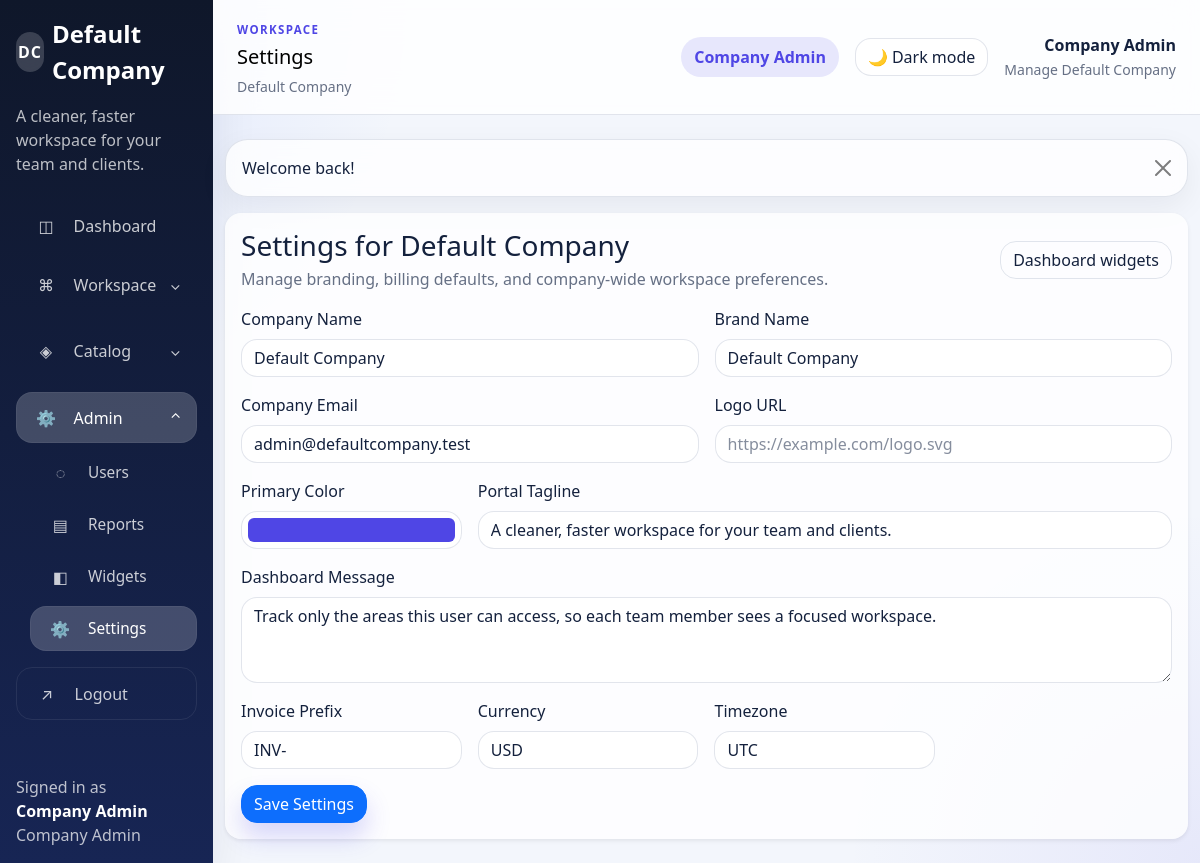
Screenshot of /modules/settings/index.php (signed in) with the database file from the repository.
### tables this page shows
CREATE TABLE companies (
    id INT UNSIGNED AUTO_INCREMENT PRIMARY KEY,
    name VARCHAR(150) NOT NULL,
    email VARCHAR(190) DEFAULT NULL,
    contact_name VARCHAR(150) DEFAULT NULL,
    phone VARCHAR(50) DEFAULT NULL,
    address_line1 VARCHAR(255) DEFAULT NULL,
    city VARCHAR(100) DEFAULT NULL,
    state VARCHAR(100) DEFAULT NULL,
    postal_code VARCHAR(30) DEFAULT NULL,
    country VARCHAR(100) DEFAULT NULL,
    status ENUM('active','inactive') NOT NULL DEFAULT 'active',
    created_at TIMESTAMP NOT NULL DEFAULT CURRENT_TIMESTAMP,
    updated_at TIMESTAMP NOT NULL DEFAULT CURRENT_TIMESTAMP ON UPDATE CURRENT_TIMESTAMP,
    UNIQUE KEY uq_companies_email (email),
    KEY idx_companies_status (status)
);

### config/database.php (called while the page is built, shortened)
<?php
function db(): PDO
{
    static $pdo = null;
    if ($pdo instanceof PDO) {
        return $pdo;
    }
    $dsn = sprintf('mysql:host=%s;dbname=%s;charset=%s', DB_HOST, DB_NAME, DB_CHARSET);
    $pdo = new PDO($dsn, DB_USER, DB_PASS, [
        PDO::ATTR_ERRMODE => PDO::ERRMODE_EXCEPTION,
        PDO::ATTR_DEFAULT_FETCH_MODE => PDO::FETCH_ASSOC,
        PDO::ATTR_EMULATE_PREPARES => false,
    ]);
    return $pdo;
}

### includes/functions.php (called while the page is built, shortened)
<?php
require_once BASE_PATH . '/config/database.php';
function h(?string $value): string
{
    return htmlspecialchars((string) $value, ENT_QUOTES, 'UTF-8');
}
function normalize_hex_color(?string $value, string $default = '#4f46e5'): string
{
    $candidate = strtoupper(trim((string) $value));
    return $candidate;
}

### includes/auth.php (called while the page is built, shortened)
<?php
require_once BASE_PATH . '/includes/functions.php';
function current_user(): ?array
{
    return $_SESSION['user'] ?? null;
}
function is_logged_in(): bool
{
    return current_user() !== null;
}
function has_role(string|array $roles): bool
{
    $user = current_user();
    $roles = (array) $roles;
    return in_array($user['role'], $roles, true);
}
function is_super_admin(): bool
{
    return has_role('super_admin');
}
function is_company_admin(): bool
{
    return has_role('company_admin');
}
function has_permission(string|array $permissions): bool
{
    if (is_super_admin() || is_company_admin()) {
        return true;
    }
    return false;
}

### modules/settings/index.php (the view, shortened to what this page needs)
<?php
require_once BASE_PATH . '/includes/auth.php';
$companyId = is_super_admin() ? request_int('company_id', current_company_id() ?? 0) : (int) current_company_id();
$stmt = db()->prepare('SELECT name FROM companies WHERE id = :id');
$stmt->execute(['id' => $companyId]);
$company = $stmt->fetch();
$defaults = [
    'company_name' => $company['name'],
    'brand_name' => $company['name'],
    'company_email' => '',
    'logo_url' => '',
    'primary_color' => '#4F46E5',
    'portal_tagline' => 'A cleaner, faster workspace for your team and clients.',
    'dashboard_message' => 'Track only the areas this user can access, so each team member sees a focused workspace.',
    'invoice_prefix' => 'INV-',
    'currency' => 'USD',
    'timezone' => 'UTC',
];
$settingStmt = db()->prepare('SELECT setting_key, setting_value FROM settings WHERE company_id = :company_id');
$settingStmt->execute(['company_id' => $companyId]);
$current = $defaults;
foreach ($settingStmt->fetchAll() as $row) {
    $current[$row['setting_key']] = $row['setting_value'];
}
require BASE_PATH . '/includes/header.php';
?>
<div class="card border-0 shadow-sm"><div class="card-body">
<div class="d-flex flex-column flex-lg-row align-items-start align-items-lg-center justify-content-between gap-3 mb-3">
<div>
<h1 class="h3 mb-1">Settings for <?= h($company['name']) ?></h1>
<p class="text-body-secondary mb-0">Manage branding, billing defaults, and company-wide workspace preferences.</p>
</div>
<?php if (has_permission('dashboard_widgets.manage')): ?><a class="btn btn-outline-secondary" href="/modules/dashboard_widgets/index.php<?= is_super_admin() ? '?company_id=' . $companyId : '' ?>">Dashboard widgets</a><?php endif; ?>
</div>
<form method="post" class="row g-3"><?= csrf_field() ?>
<div class="col-md-6"><label class="form-label">Company Name</label><input class="form-control" name="company_name" value="<?= h($current['company_name']) ?>"></div>
<div class="col-md-6"><label class="form-label">Brand Name</label><input class="form-control" name="brand_name" value="<?= h($current['brand_name']) ?>" placeholder="Shown in the sidebar and top bar"></div>
<div class="col-md-6"><label class="form-label">Company Email</label><input class="form-control" type="email" name="company_email" value="<?= h($current['company_email']) ?>"></div>
<div class="col-md-6"><label class="form-label">Logo URL</label><input class="form-control" type="url" name="logo_url" value="<?= h($current['logo_url']) ?>" placeholder="https://example.com/logo.svg"></div>
<div class="col-md-3"><label class="form-label">Primary Color</label><input class="form-control form-control-color w-100" type="color" name="primary_color" value="<?= h(normalize_hex_color($current['primary_color'])) ?>"></div>
<div class="col-md-9"><label class="form-label">Portal Tagline</label><input class="form-control" name="portal_tagline" value="<?= h($current['portal_tagline']) ?>" placeholder="Short message shown in the sidebar"></div>
<div class="col-12"><label class="form-label">Dashboard Message</label><textarea class="form-control" name="dashboard_message" rows="3" placeholder="Custom message shown on the dashboard"><?= h($current['dashboard_message']) ?></textarea></div>
<div class="col-md-3"><label class="form-label">Invoice Prefix</label><input class="form-control" name="invoice_prefix" value="<?= h($current['invoice_prefix']) ?>"></div>
<div class="col-md-3"><label class="form-label">Currency</label><input class="form-control" name="currency" value="<?= h($current['currency']) ?>"></div>
<div class="col-md-3"><label class="form-label">Timezone</label><input class="form-control" name="timezone" value="<?= h($current['timezone']) ?>"></div>
<div class="col-12"><button class="btn btn-primary">Save Settings</button></div>
</form>
</div></div>
<?php require BASE_PATH . '/includes/footer.php'; ?>

### assets/css/style.css (style rules this page uses)
:root { color-scheme: light; --portal-bg: #f3f6fc; --portal-bg-accent: rgba(76, 118, 255, 0.14); --portal-surface: rgba(255, 255, 255, 0.78); --portal-surface-strong: #ffffff; --portal-surface-muted: rgba(255, 255, 255, 0.62); --portal-surface-subtle: rgba(79, 70, 229, 0.06); --portal-border: rgba(122, 138, 170, 0.22); --portal-text: #14213d; --portal-text-muted: #667085; --portal-sidebar-bg: linear-gradient(180deg, #0f172a 0%, #172554 100%); --portal-sidebar-link: rgba(255, 255, 255, 0.78); --portal-sidebar-link-hover: rgba(255, 255, 255, 0.12); --portal-sidebar-link-active: rgba(255, 255, 255, 0.2); --portal-shadow: 0 20px 45px rgba(15, 23, 42, 0.08); --portal-shadow-soft: 0 10px 30px rgba(15, 23, 42, 0.06); --portal-primary: #4f46e5; --portal-primary-rgb: 79, 70, 229; --bs-body-bg: var(--portal-bg); --bs-body-color: var(--portal-text); --bs-border-color: var(--portal-border); --bs-secondary-color: var(--portal-text-muted); --bs-tertiary-bg: rgba(255, 255, 255, 0.7); --bs-card-bg: var(--portal-surface); --bs-card-cap-bg: transparent; --bs-emphasis-color: var(--portal-text); --bs-primary: var(--portal-primary); --bs-primary-rgb: var(--portal-primary-rgb); }
body { min-height: 100vh; background: radial-gradient(circle at top left, var(--portal-bg-accent), transparent 28%), radial-gradient(circle at bottom right, rgba(var(--portal-primary-rgb), 0.08), transparent 24%), var(--portal-bg); color: var(--portal-text); transition: background-color 0.25s ease, color 0.25s ease; }
a { text-underline-offset: 0.2rem; }
.card, .table, .form-control, .form-select, .btn, .dropdown-menu, .modal-content, .input-group-text { border-radius: 1rem; }
.card, .table-responsive, .table, .form-control, .form-select, .input-group-text, .border, hr { border-color: var(--portal-border) !important; }
.card, .card-header, .card-footer, .dropdown-menu, .modal-content, .list-group-item, .input-group-text, .bg-white, .bg-light, .bg-body, .bg-body-tertiary { background: var(--portal-surface) !important; color: var(--portal-text); }
.text-muted, .text-body-secondary, .form-text { color: var(--portal-text-muted) !important; }
.form-control, .form-select { background: color-mix(in srgb, var(--portal-surface-strong) 86%, transparent); color: var(--portal-text); box-shadow: none; }
.form-control::placeholder { color: color-mix(in srgb, var(--portal-text-muted) 80%, transparent); }
.btn-primary { box-shadow: 0 14px 24px rgba(var(--portal-primary-rgb), 0.22); }
.btn-outline-secondary { border-color: var(--portal-border); color: var(--portal-text); }

### rows the page displays
companies: name "Default Company", company_name "Default Company", brand_name "Default Company"

### other values shown
$branding['brand_initials'] "DC"
$branding['brand_name'] "Default Company"
$branding['portal_tagline'] "A cleaner, faster workspace for your team and clients."
$item['icon'] "◫"
$item['label'] "Dashboard"
$group['icon'] "⌘"
$group['label'] "Workspace"
$group['icon'] "◈"
$group['label'] "Catalog"
$group['icon'] "⚙"
$group['label'] "Admin"
$item['icon'] "◌"
$item['label'] "Users"
$item['icon'] "▤"
$item['label'] "Reports"
